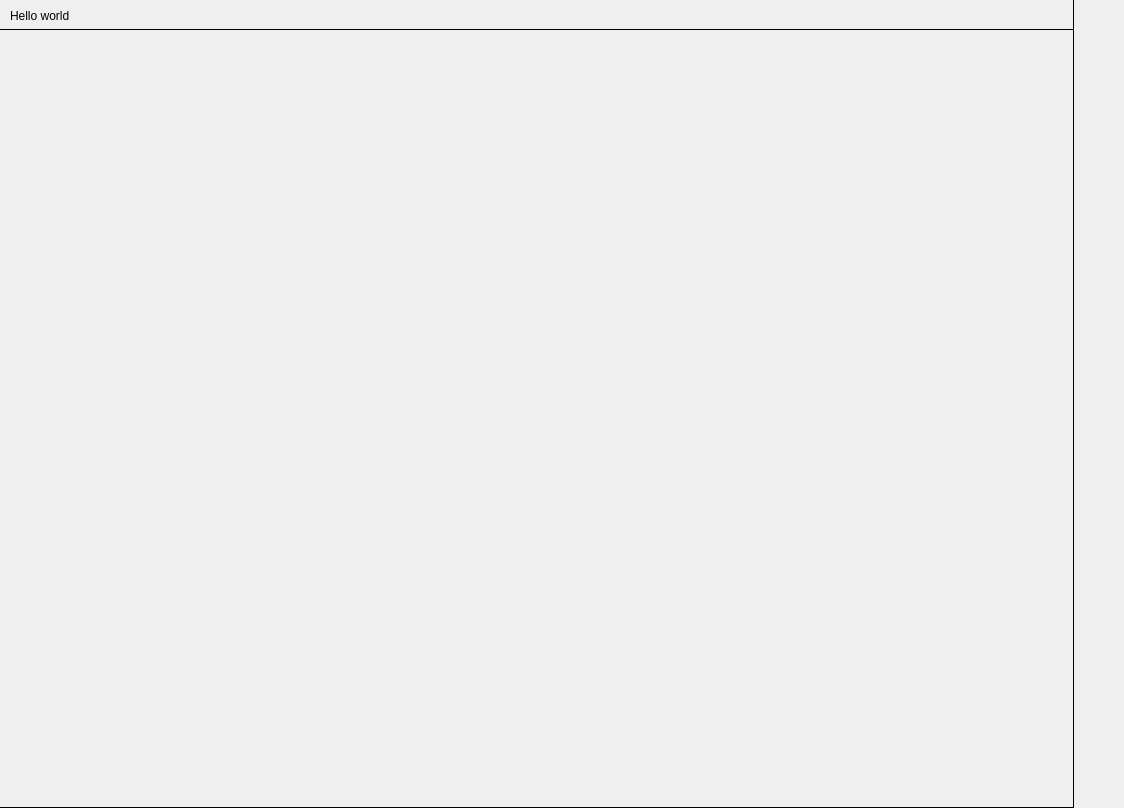
<?xml version="1.0" encoding="UTF-8"?>
<ui version="4.0">
 <class>bschart</class>
 <widget class="QWidget" name="bschart">
  <property name="geometry">
   <rect>
    <x>0</x>
    <y>0</y>
    <width>1124</width>
    <height>808</height>
   </rect>
  </property>
  <property name="windowTitle">
   <string>Form</string>
  </property>
  <layout class="QVBoxLayout" name="verticalLayout">
   <property name="spacing">
    <number>0</number>
   </property>
   <property name="leftMargin">
    <number>0</number>
   </property>
   <property name="topMargin">
    <number>0</number>
   </property>
   <property name="rightMargin">
    <number>0</number>
   </property>
   <property name="bottomMargin">
    <number>0</number>
   </property>
   <item>
    <layout class="QHBoxLayout" name="horizontalLayout">
     <property name="spacing">
      <number>0</number>
     </property>
     <item>
      <widget class="QWidget" name="chart" native="true">
       <property name="sizePolicy">
        <sizepolicy hsizetype="MinimumExpanding" vsizetype="MinimumExpanding">
         <horstretch>0</horstretch>
         <verstretch>0</verstretch>
        </sizepolicy>
       </property>
       <property name="styleSheet">
        <string notr="true">QWidget{
border-bottom: 1px solid black; 
border-right: 1px solid black; 
}</string>
       </property>
       <layout class="QVBoxLayout" name="verticalLayout_2">
        <property name="spacing">
         <number>0</number>
        </property>
        <property name="leftMargin">
         <number>0</number>
        </property>
        <property name="topMargin">
         <number>0</number>
        </property>
        <property name="rightMargin">
         <number>0</number>
        </property>
        <property name="bottomMargin">
         <number>0</number>
        </property>
        <item>
         <widget class="QWidget" name="widget" native="true">
          <property name="sizePolicy">
           <sizepolicy hsizetype="MinimumExpanding" vsizetype="MinimumExpanding">
            <horstretch>0</horstretch>
            <verstretch>0</verstretch>
           </sizepolicy>
          </property>
          <property name="maximumSize">
           <size>
            <width>16777215</width>
            <height>30</height>
           </size>
          </property>
          <widget class="QLabel" name="label">
           <property name="geometry">
            <rect>
             <x>10</x>
             <y>0</y>
             <width>81</width>
             <height>31</height>
            </rect>
           </property>
           <property name="text">
            <string>Hello world</string>
           </property>
          </widget>
         </widget>
        </item>
        <item>
         <spacer name="verticalSpacer">
          <property name="orientation">
           <enum>Qt::Vertical</enum>
          </property>
          <property name="sizeHint" stdset="0">
           <size>
            <width>20</width>
            <height>40</height>
           </size>
          </property>
         </spacer>
        </item>
       </layout>
      </widget>
     </item>
     <item>
      <widget class="QWidget" name="axis" native="true">
       <property name="minimumSize">
        <size>
         <width>50</width>
         <height>0</height>
        </size>
       </property>
       <property name="maximumSize">
        <size>
         <width>50</width>
         <height>16777215</height>
        </size>
       </property>
      </widget>
     </item>
    </layout>
   </item>
  </layout>
 </widget>
 <resources/>
 <connections/>
</ui>
